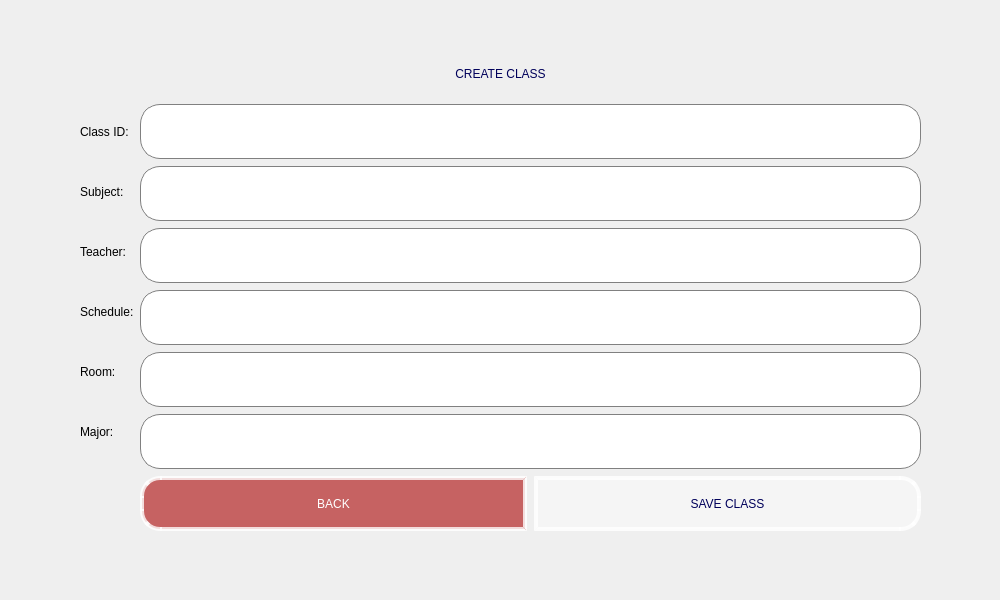
<?xml version="1.0" encoding="UTF-8"?>
<ui version="4.0">
 <class>AddClassDialog</class>
 <widget class="QDialog" name="AddClassDialog">
  <property name="geometry">
   <rect>
    <x>0</x>
    <y>0</y>
    <width>1000</width>
    <height>600</height>
   </rect>
  </property>
  <property name="windowTitle">
   <string>Create a new class</string>
  </property>
  <widget class="QLabel" name="label">
   <property name="geometry">
    <rect>
     <x>0</x>
     <y>0</y>
     <width>1000</width>
     <height>600</height>
    </rect>
   </property>
   <property name="text">
    <string/>
   </property>
   <property name="pixmap">
    <pixmap>../../../../../Downloads/Purple and White Modern Login and Sign-up Website Page UI Desktop Prototype (1000 x 710 px) (1000 x 710 px) (1000 x 712 px) (1000 x 600 px).png</pixmap>
   </property>
   <property name="scaledContents">
    <bool>true</bool>
   </property>
  </widget>
  <widget class="QWidget" name="verticalLayoutWidget">
   <property name="geometry">
    <rect>
     <x>80</x>
     <y>50</y>
     <width>841</width>
     <height>481</height>
    </rect>
   </property>
   <layout class="QVBoxLayout" name="verticalLayout">
    <item>
     <widget class="QLabel" name="label_2">
      <property name="styleSheet">
       <string notr="true">color: rgb(0, 0, 90);
font: 5000 22pt &quot;Arial&quot;;</string>
      </property>
      <property name="text">
       <string>CREATE CLASS</string>
      </property>
      <property name="alignment">
       <set>Qt::AlignCenter</set>
      </property>
     </widget>
    </item>
    <item>
     <layout class="QHBoxLayout" name="horizontalLayout_2">
      <item>
       <layout class="QVBoxLayout" name="verticalLayout_12">
        <property name="spacing">
         <number>7</number>
        </property>
        <item>
         <widget class="QLabel" name="label_18">
          <property name="maximumSize">
           <size>
            <width>16777215</width>
            <height>50</height>
           </size>
          </property>
          <property name="styleSheet">
           <string notr="true">font: 1000 10pt &quot;Cambria&quot;;</string>
          </property>
          <property name="text">
           <string>Class ID:</string>
          </property>
         </widget>
        </item>
        <item>
         <widget class="QLabel" name="label_20">
          <property name="maximumSize">
           <size>
            <width>16777215</width>
            <height>50</height>
           </size>
          </property>
          <property name="styleSheet">
           <string notr="true">font: 1000 10pt &quot;Cambria&quot;;</string>
          </property>
          <property name="text">
           <string>Subject:</string>
          </property>
         </widget>
        </item>
        <item>
         <widget class="QLabel" name="label_22">
          <property name="maximumSize">
           <size>
            <width>16777215</width>
            <height>50</height>
           </size>
          </property>
          <property name="styleSheet">
           <string notr="true">font: 1000 10pt &quot;Cambria&quot;;</string>
          </property>
          <property name="text">
           <string>Teacher:</string>
          </property>
         </widget>
        </item>
        <item>
         <widget class="QLabel" name="label_23">
          <property name="maximumSize">
           <size>
            <width>16777215</width>
            <height>50</height>
           </size>
          </property>
          <property name="styleSheet">
           <string notr="true">font: 1000 10pt &quot;Cambria&quot;;</string>
          </property>
          <property name="text">
           <string>Schedule:</string>
          </property>
         </widget>
        </item>
        <item>
         <widget class="QLabel" name="label_19">
          <property name="maximumSize">
           <size>
            <width>16777215</width>
            <height>50</height>
           </size>
          </property>
          <property name="styleSheet">
           <string notr="true">font: 1000 10pt &quot;Cambria&quot;;</string>
          </property>
          <property name="text">
           <string>Room:</string>
          </property>
         </widget>
        </item>
        <item>
         <widget class="QLabel" name="label_21">
          <property name="maximumSize">
           <size>
            <width>16777215</width>
            <height>50</height>
           </size>
          </property>
          <property name="styleSheet">
           <string notr="true">font: 1000 10pt &quot;Cambria&quot;;</string>
          </property>
          <property name="text">
           <string>Major:</string>
          </property>
         </widget>
        </item>
        <item>
         <widget class="QLabel" name="label_24">
          <property name="maximumSize">
           <size>
            <width>16777215</width>
            <height>55</height>
           </size>
          </property>
          <property name="styleSheet">
           <string notr="true">font: 1000 10pt &quot;Cambria&quot;;</string>
          </property>
          <property name="text">
           <string/>
          </property>
         </widget>
        </item>
       </layout>
      </item>
      <item>
       <layout class="QVBoxLayout" name="verticalLayout_13">
        <property name="spacing">
         <number>7</number>
        </property>
        <item>
         <widget class="QLineEdit" name="lineEdit_ClassId">
          <property name="sizePolicy">
           <sizepolicy hsizetype="Expanding" vsizetype="Expanding">
            <horstretch>0</horstretch>
            <verstretch>0</verstretch>
           </sizepolicy>
          </property>
          <property name="minimumSize">
           <size>
            <width>0</width>
            <height>40</height>
           </size>
          </property>
          <property name="maximumSize">
           <size>
            <width>16777215</width>
            <height>55</height>
           </size>
          </property>
          <property name="sizeIncrement">
           <size>
            <width>0</width>
            <height>10</height>
           </size>
          </property>
          <property name="styleSheet">
           <string notr="true">QLineEdit {
    border: 1px solid gray;
    border-radius: 20px; /* Bo góc */
    padding: 10px;
    font: 500 15px &quot;Cambria&quot;;
    background: white;
    padding-right: 20px; /* Chừa khoảng trống bên phải */
}</string>
          </property>
         </widget>
        </item>
        <item>
         <widget class="QLineEdit" name="lineEdit_Subject">
          <property name="sizePolicy">
           <sizepolicy hsizetype="Expanding" vsizetype="Expanding">
            <horstretch>0</horstretch>
            <verstretch>0</verstretch>
           </sizepolicy>
          </property>
          <property name="minimumSize">
           <size>
            <width>0</width>
            <height>40</height>
           </size>
          </property>
          <property name="maximumSize">
           <size>
            <width>16777215</width>
            <height>55</height>
           </size>
          </property>
          <property name="sizeIncrement">
           <size>
            <width>0</width>
            <height>10</height>
           </size>
          </property>
          <property name="styleSheet">
           <string notr="true">QLineEdit {
    border: 1px solid gray;
    border-radius: 20px; /* Bo góc */
    padding: 10px;
    font: 500 15px &quot;Cambria&quot;;
    background: white;
    padding-right: 20px; /* Chừa khoảng trống bên phải */
}</string>
          </property>
         </widget>
        </item>
        <item>
         <widget class="QLineEdit" name="lineEdit_Teacher">
          <property name="sizePolicy">
           <sizepolicy hsizetype="Expanding" vsizetype="Expanding">
            <horstretch>0</horstretch>
            <verstretch>0</verstretch>
           </sizepolicy>
          </property>
          <property name="minimumSize">
           <size>
            <width>0</width>
            <height>40</height>
           </size>
          </property>
          <property name="maximumSize">
           <size>
            <width>16777215</width>
            <height>55</height>
           </size>
          </property>
          <property name="sizeIncrement">
           <size>
            <width>0</width>
            <height>10</height>
           </size>
          </property>
          <property name="styleSheet">
           <string notr="true">QLineEdit {
    border: 1px solid gray;
    border-radius: 20px; /* Bo góc */
    padding: 10px;
    font: 500 15px &quot;Cambria&quot;;
    background: white;
    padding-right: 20px; /* Chừa khoảng trống bên phải */
}</string>
          </property>
         </widget>
        </item>
        <item>
         <widget class="QLineEdit" name="lineEdit_Schedule">
          <property name="sizePolicy">
           <sizepolicy hsizetype="Expanding" vsizetype="Expanding">
            <horstretch>0</horstretch>
            <verstretch>0</verstretch>
           </sizepolicy>
          </property>
          <property name="minimumSize">
           <size>
            <width>0</width>
            <height>40</height>
           </size>
          </property>
          <property name="maximumSize">
           <size>
            <width>16777215</width>
            <height>55</height>
           </size>
          </property>
          <property name="sizeIncrement">
           <size>
            <width>0</width>
            <height>10</height>
           </size>
          </property>
          <property name="styleSheet">
           <string notr="true">QLineEdit {
    border: 1px solid gray;
    border-radius: 20px; /* Bo góc */
    padding: 10px;
    font: 500 15px &quot;Cambria&quot;;
    background: white;
    padding-right: 20px; /* Chừa khoảng trống bên phải */
}</string>
          </property>
         </widget>
        </item>
        <item>
         <widget class="QLineEdit" name="lineEdit_Room">
          <property name="sizePolicy">
           <sizepolicy hsizetype="Expanding" vsizetype="Expanding">
            <horstretch>0</horstretch>
            <verstretch>0</verstretch>
           </sizepolicy>
          </property>
          <property name="minimumSize">
           <size>
            <width>0</width>
            <height>40</height>
           </size>
          </property>
          <property name="maximumSize">
           <size>
            <width>16777215</width>
            <height>55</height>
           </size>
          </property>
          <property name="sizeIncrement">
           <size>
            <width>0</width>
            <height>10</height>
           </size>
          </property>
          <property name="styleSheet">
           <string notr="true">QLineEdit {
    border: 1px solid gray;
    border-radius: 20px; /* Bo góc */
    padding: 10px;
    font: 500 15px &quot;Cambria&quot;;
    background: white;
    padding-right: 20px; /* Chừa khoảng trống bên phải */
}</string>
          </property>
         </widget>
        </item>
        <item>
         <widget class="QLineEdit" name="lineEdit_Major">
          <property name="sizePolicy">
           <sizepolicy hsizetype="Expanding" vsizetype="Expanding">
            <horstretch>0</horstretch>
            <verstretch>0</verstretch>
           </sizepolicy>
          </property>
          <property name="minimumSize">
           <size>
            <width>0</width>
            <height>40</height>
           </size>
          </property>
          <property name="maximumSize">
           <size>
            <width>16777215</width>
            <height>55</height>
           </size>
          </property>
          <property name="sizeIncrement">
           <size>
            <width>0</width>
            <height>10</height>
           </size>
          </property>
          <property name="styleSheet">
           <string notr="true">QLineEdit {
    border: 1px solid gray;
    border-radius: 20px; /* Bo góc */
    padding: 10px;
    font: 500 15px &quot;Cambria&quot;;
    background: white;
    padding-right: 20px; /* Chừa khoảng trống bên phải */
}</string>
          </property>
         </widget>
        </item>
        <item>
         <layout class="QHBoxLayout" name="horizontalLayout">
          <item>
           <widget class="QPushButton" name="pushButton_Back">
            <property name="minimumSize">
             <size>
              <width>0</width>
              <height>35</height>
             </size>
            </property>
            <property name="maximumSize">
             <size>
              <width>16777215</width>
              <height>55</height>
             </size>
            </property>
            <property name="styleSheet">
             <string notr="true">QPushButton {
    font: 5000 14pt &quot;Arial&quot;; /* Font Arial Black, size 12 */
    background-color: rgba(170,0,0,150); /* Màu nền đỏ đậm */
    color: rgb(255,255,255); /* Màu chữ trắng */
    border-top-left-radius: 20px;
    border-bottom-left-radius: 20px;
    border-top-right-radius: 0px;
    border-bottom-right-radius: 0px;
    padding: 4px; /* Khoảng cách giữa chữ và viền */
    border: 4px solid rgba(255, 255,255, 200); /* Viền đỏ đậm */
    box-shadow: 3px 3px 8px rgba(0, 0, 0, 100); /* Đổ bóng */
}

QPushButton:hover {
    background-color: rgb(170,0,0); /* Màu sáng hơn khi hover */
	color: rgb(255,255,255);
}

QPushButton:pressed {
    background-color: rgb(112,0,0); /* Màu tối hơn khi nhấn */
	color: rgb(255,255,255);
    box-shadow: 1px 1px 5px rgba(0, 0, 0, 150); /* Giảm bóng khi nhấn */
}</string>
            </property>
            <property name="text">
             <string>BACK</string>
            </property>
           </widget>
          </item>
          <item>
           <widget class="QPushButton" name="pushButton_SaveClass">
            <property name="maximumSize">
             <size>
              <width>16777215</width>
              <height>55</height>
             </size>
            </property>
            <property name="styleSheet">
             <string notr="true">QPushButton {
    font: 5000 14pt &quot;Arial&quot;; /* Font Arial Black, size 12 */
    background-color: rgba(255,255,255,100); /* Màu nền đỏ đậm */
    color: rgb(0,0,90); /* Màu chữ trắng */
    border-top-left-radius: 0px;
    border-bottom-left-radius: 0px;
    border-top-right-radius: 20px;
    border-bottom-right-radius: 20px;
	padding: 8px; /* Khoảng cách giữa chữ và viền */
    border: 4px solid rgba(255, 255,255, 200); /* Viền đỏ đậm */
    box-shadow: 3px 3px 8px rgba(0, 0, 0, 100); /* Đổ bóng */
}

QPushButton:hover {
    background-color: rgb(0,0,90); /* Màu sáng hơn khi hover */
	color: rgb(255,255,255);
}

QPushButton:pressed {
    background-color: rgb(0, 0,9); /* Màu tối hơn khi nhấn */
	color: rgb(255,255,255);
    box-shadow: 1px 1px 5px rgba(0, 0, 0, 150); /* Giảm bóng khi nhấn */
}</string>
            </property>
            <property name="text">
             <string>SAVE CLASS</string>
            </property>
           </widget>
          </item>
         </layout>
        </item>
       </layout>
      </item>
     </layout>
    </item>
   </layout>
  </widget>
  <widget class="QLabel" name="label_25">
   <property name="geometry">
    <rect>
     <x>290</x>
     <y>580</y>
     <width>75</width>
     <height>55</height>
    </rect>
   </property>
   <property name="maximumSize">
    <size>
     <width>16777215</width>
     <height>55</height>
    </size>
   </property>
   <property name="styleSheet">
    <string notr="true">font: 1000 10pt &quot;Cambria&quot;;</string>
   </property>
   <property name="text">
    <string/>
   </property>
  </widget>
 </widget>
 <resources/>
 <connections/>
</ui>
